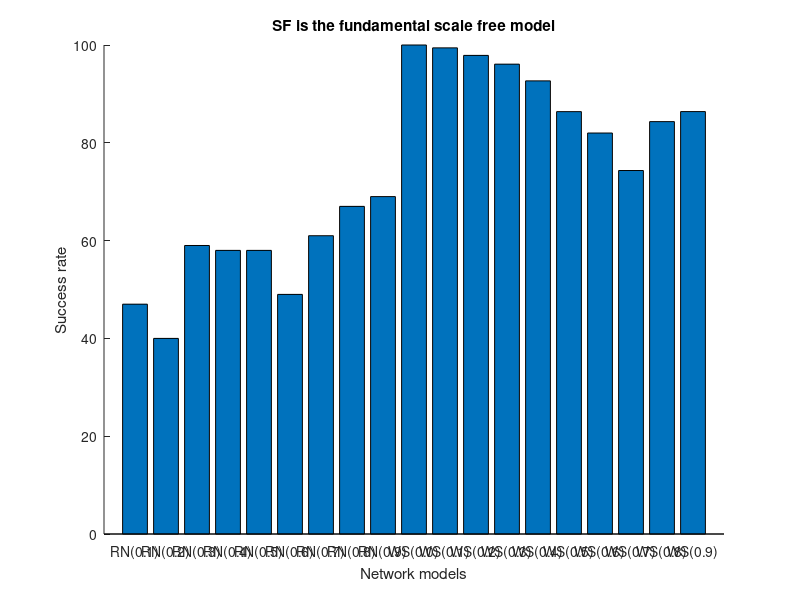

This chart was generated by the following MATLAB code:
clc;close all;clear all;
x=[];
load('aksiopistia_methodou_EXP.mat');
%successfull maps of ER networks

for i=1:9
    x=[x; TT(i,i)];
end
y=[];
%average successfull maps over k of WS networks 
%as p of disturbance equals zero
for i=10:33
    y=[y;TT(i,i)];
end
y=mean(y);
x=[x; y];

%average successfull maps over k for other values of p disturbance as
%p=0.1, ... 0.8
for i=34:225
    y(i-33)=TT(i,i)+TT(i-1,i)+TT(i+1,i)+TT(i+24,i)+TT(i+24-1,i)+TT(i+24+1,i)+TT(i-24,i)+TT(i-24-1,i)+TT(i-24+1,i);
end

for i=24:24:192
    z=y(i-23:i);
    z=mean(z);
    x=[x;z];
end

%averaqe successfull maps over k for p disturbance equals to 0.9
for i=226:249
    y(i-225)=TT(i,i)+TT(i-1,i)+TT(i+1,i)+TT(i-24,i)+TT(i-24-1,i)+TT(i-24+1,i);
end

z=mean(y);
x=[x; z];
models = {'RN(0.1)','RN(0.2)','RN(0.3)','RN(0.4)','RN(0.5)','RN(0.6)','RN(0.7)','RN(0.8)','RN(0.9)','WS(0.0)','WS(0.1)','WS(0.2)','WS(0.3)','WS(0.4)','WS(0.5)','WS(0.6)','WS(0.7)','WS(0.8)','WS(0.9)'};

figure(1); hold on
bar(x)
set(gca,'XTick',1:19,'XTickLabel',models)
xlabel('Network models');
ylabel('Success rate');
title('SF is the fundamental scale free model');

